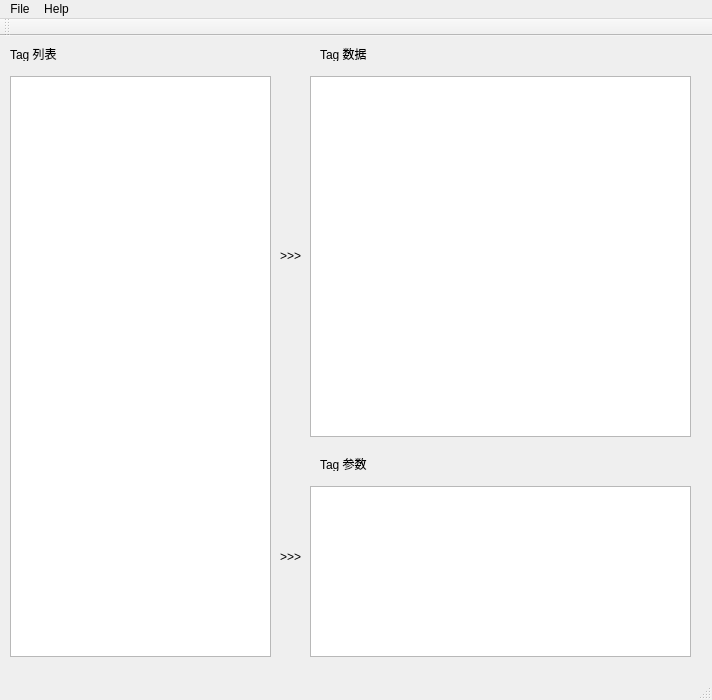
<?xml version="1.0" encoding="UTF-8"?>
<ui version="4.0">
 <class>MainWindow</class>
 <widget class="QMainWindow" name="MainWindow">
  <property name="geometry">
   <rect>
    <x>0</x>
    <y>0</y>
    <width>712</width>
    <height>700</height>
   </rect>
  </property>
  <property name="minimumSize">
   <size>
    <width>712</width>
    <height>601</height>
   </size>
  </property>
  <property name="maximumSize">
   <size>
    <width>712</width>
    <height>700</height>
   </size>
  </property>
  <property name="windowTitle">
   <string>MainWindow</string>
  </property>
  <widget class="QWidget" name="centralWidget">
   <widget class="QTextEdit" name="textEdit">
    <property name="geometry">
     <rect>
      <x>310</x>
      <y>40</y>
      <width>381</width>
      <height>361</height>
     </rect>
    </property>
   </widget>
   <widget class="QListView" name="listView">
    <property name="geometry">
     <rect>
      <x>10</x>
      <y>40</y>
      <width>261</width>
      <height>581</height>
     </rect>
    </property>
   </widget>
   <widget class="QLabel" name="label">
    <property name="geometry">
     <rect>
      <x>280</x>
      <y>210</y>
      <width>31</width>
      <height>20</height>
     </rect>
    </property>
    <property name="text">
     <string>&gt;&gt;&gt;</string>
    </property>
    <property name="textFormat">
     <enum>Qt::RichText</enum>
    </property>
   </widget>
   <widget class="QLabel" name="label_2">
    <property name="geometry">
     <rect>
      <x>280</x>
      <y>490</y>
      <width>31</width>
      <height>61</height>
     </rect>
    </property>
    <property name="text">
     <string>&gt;&gt;&gt;</string>
    </property>
   </widget>
   <widget class="QTextEdit" name="textEdit_2">
    <property name="geometry">
     <rect>
      <x>310</x>
      <y>450</y>
      <width>381</width>
      <height>171</height>
     </rect>
    </property>
   </widget>
   <widget class="QLabel" name="label_3">
    <property name="geometry">
     <rect>
      <x>320</x>
      <y>10</y>
      <width>72</width>
      <height>15</height>
     </rect>
    </property>
    <property name="text">
     <string>Tag 数据</string>
    </property>
   </widget>
   <widget class="QLabel" name="label_4">
    <property name="geometry">
     <rect>
      <x>320</x>
      <y>420</y>
      <width>72</width>
      <height>15</height>
     </rect>
    </property>
    <property name="text">
     <string>Tag 参数</string>
    </property>
   </widget>
   <widget class="QLabel" name="label_5">
    <property name="geometry">
     <rect>
      <x>10</x>
      <y>10</y>
      <width>72</width>
      <height>15</height>
     </rect>
    </property>
    <property name="text">
     <string>Tag 列表</string>
    </property>
   </widget>
  </widget>
  <widget class="QMenuBar" name="menuBar">
   <property name="geometry">
    <rect>
     <x>0</x>
     <y>0</y>
     <width>712</width>
     <height>26</height>
    </rect>
   </property>
   <widget class="QMenu" name="menuExit">
    <property name="title">
     <string>File</string>
    </property>
    <addaction name="actionOpen_File"/>
    <addaction name="actionExit"/>
   </widget>
   <widget class="QMenu" name="menuHelp">
    <property name="title">
     <string>Help</string>
    </property>
    <addaction name="actionAbout_FLVParser"/>
    <addaction name="actionAbout_Qt"/>
   </widget>
   <addaction name="menuExit"/>
   <addaction name="menuHelp"/>
  </widget>
  <widget class="QToolBar" name="mainToolBar">
   <attribute name="toolBarArea">
    <enum>TopToolBarArea</enum>
   </attribute>
   <attribute name="toolBarBreak">
    <bool>false</bool>
   </attribute>
  </widget>
  <widget class="QStatusBar" name="statusBar"/>
  <action name="actionOpen_File">
   <property name="text">
    <string>Open File</string>
   </property>
  </action>
  <action name="actionExit">
   <property name="text">
    <string>Exit</string>
   </property>
  </action>
  <action name="actionAbout_FLVParser">
   <property name="text">
    <string>About FLVParser</string>
   </property>
  </action>
  <action name="actionAbout_Qt">
   <property name="text">
    <string>About Qt</string>
   </property>
  </action>
 </widget>
 <layoutdefault spacing="6" margin="11"/>
 <resources/>
 <connections/>
</ui>
